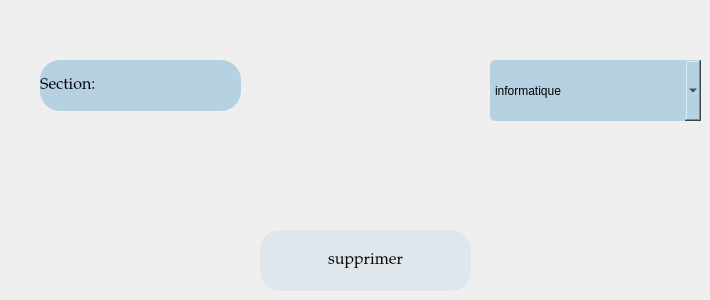
      <widget class="QWidget" name="supp_section">
       <widget class="QLabel" name="label_11">
        <property name="geometry">
         <rect>
          <x>40</x>
          <y>60</y>
          <width>201</width>
          <height>51</height>
         </rect>
        </property>
        <property name="font">
         <font>
          <family>Palatino Linotype</family>
          <pointsize>12</pointsize>
          <weight>50</weight>
          <bold>false</bold>
         </font>
        </property>
        <property name="styleSheet">
         <string notr="true">font: 12pt &quot;Palatino Linotype&quot;;
background-color: rgb(182, 209, 226);
border-radius:20px;</string>
        </property>
        <property name="text">
         <string>Section:</string>
        </property>
       </widget>
       <widget class="QPushButton" name="supp_section_2">
        <property name="geometry">
         <rect>
          <x>260</x>
          <y>230</y>
          <width>211</width>
          <height>61</height>
         </rect>
        </property>
        <property name="font">
         <font>
          <family>Palatino Linotype</family>
          <pointsize>12</pointsize>
          <weight>9</weight>
          <italic>false</italic>
          <bold>false</bold>
         </font>
        </property>
        <property name="styleSheet">
         <string notr="true">border-radius:20px;
background-color: rgb(197, 225, 236);
color: rgb(0, 0, 0);
background-color: rgb(223, 230, 236);
font: 75 12pt &quot;Palatino Linotype&quot;;</string>
        </property>
        <property name="text">
         <string>supprimer</string>
        </property>
       </widget>
       <widget class="QComboBox" name="section1">
        <property name="geometry">
         <rect>
          <x>490</x>
          <y>60</y>
          <width>211</width>
          <height>61</height>
         </rect>
        </property>
        <property name="styleSheet">
         <string notr="true">font: 12pt &quot;Palatino Linotype&quot;;
background-color: rgb(182, 209, 226);
border-radius:5px;</string>
        </property>
        <item>
         <property name="text">
          <string>informatique</string>
         </property>
        </item>
        <item>
         <property name="text">
          <string>maths</string>
         </property>
        </item>
        <item>
         <property name="text">
          <string>prepa</string>
         </property>
        </item>
        <item>
         <property name="text">
          <string>tic</string>
         </property>
        </item>
       </widget>
      </widget>
